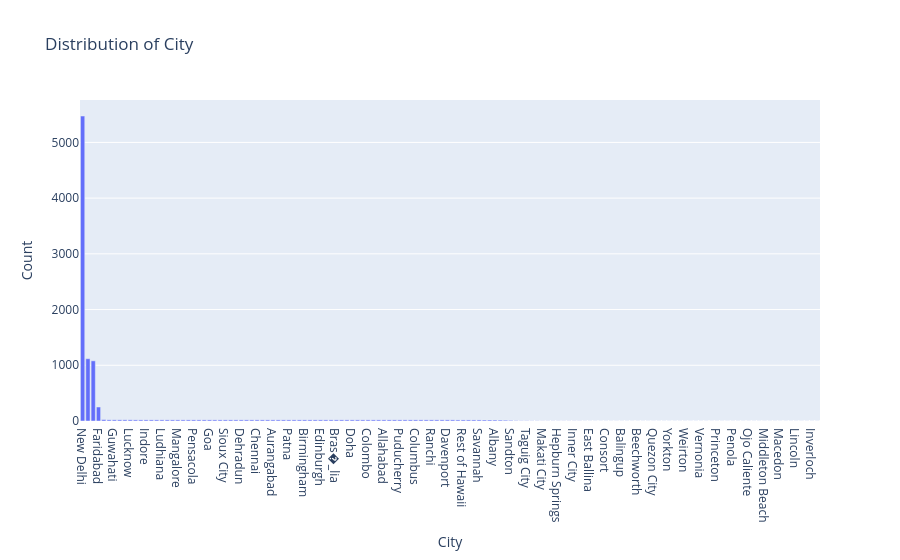

Notebook cell for this chart:
### Code cell
# Distribution of City
city_distribution = data['City'].value_counts().reset_index()
city_distribution.columns = ['City', 'Count']
fig_city = px.bar(city_distribution, x='City', y='Count', title='Distribution of City')
fig_city.show()

### Figure 1 — Plotly figure (JSON) as saved in the notebook; plotly's stock layout.template omitted (floating-point values rounded to 4 significant figures; data arrays with more than 128 entries replaced by an {"elided": "..."} marker saying what was removed)
{"data": [{"alignmentgroup": "True", "hovertemplate": "City=%{x}<br>Count=%{y}<extra></extra>", "legendgroup": "", "marker": {"color": "#636efa", "pattern": {"shape": ""}}, "name": "", "offsetgroup": "", "orientation": "v", "showlegend": false, "textposition": "auto", "type": "bar", "x": {"elided": "140 str values"}, "xaxis": "x", "y": {"elided": "140 int values"}, "yaxis": "y"}], "layout": {"autosize": true, "barmode": "relative", "legend": {"tracegroupgap": 0}, "title": {"text": "Distribution of City"}, "xaxis": {"anchor": "y", "autorange": true, "domain": [0, 1], "range": [-0.5, 139.5], "title": {"text": "City"}, "type": "category"}, "yaxis": {"anchor": "x", "autorange": true, "domain": [0, 1], "range": [0, 5761.0], "title": {"text": "Count"}, "type": "linear"}}}
